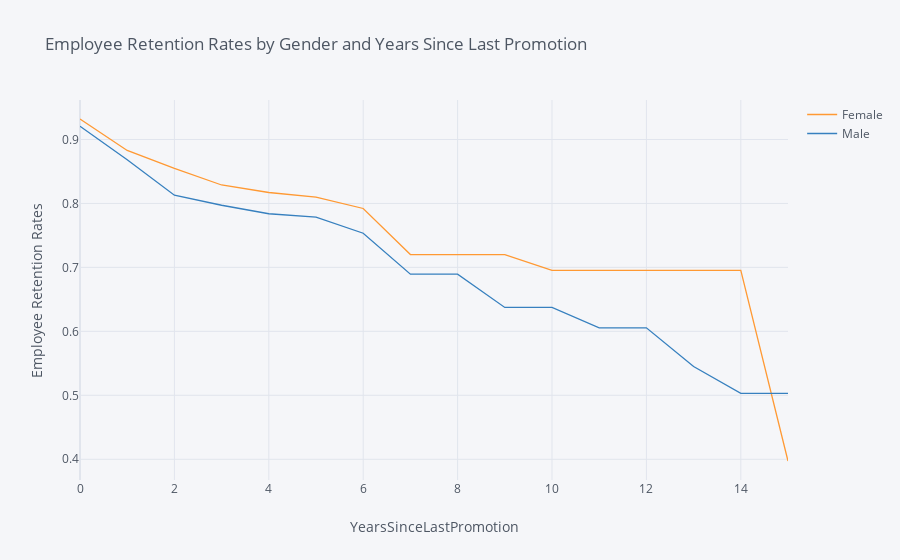

Notebook code for this chart:
### Markdown cell above
## 3. Let's look at retention rate by gender from a third perspective - the number of years since the employee's last promotion. Generate and plot a survival curve showing this.

### Code cell
rates = survival(data, 'Gender','YearsSinceLastPromotion', 'Attrition')

rates.iplot(kind='line', xTitle='YearsSinceLastPromotion', yTitle='Employee Retention Rates',
            title='Employee Retention Rates by Gender and Years Since Last Promotion')

### Figure 1 — Plotly figure (JSON) as saved in the notebook; plotly's stock layout.template omitted (floating-point values rounded to 4 significant figures)
{"data": [{"line": {"color": "rgba(255, 153, 51, 1.0)", "dash": "solid", "shape": "linear", "width": 1.3}, "mode": "lines", "name": "Female", "text": "", "type": "scatter", "x": [0, 1, 2, 3, 4, 5, 6, 7, 8, 9, 10, 11, 12, 13, 14, 15], "y": [0.932, 0.8828, 0.8547, 0.8288, 0.817, 0.8099, 0.7921, 0.7201, 0.7201, 0.7201, 0.6952, 0.6952, 0.6952, 0.6952, 0.6952, 0.3973]}, {"line": {"color": "rgba(55, 128, 191, 1.0)", "dash": "solid", "shape": "linear", "width": 1.3}, "mode": "lines", "name": "Male", "text": "", "type": "scatter", "x": [0, 1, 2, 3, 4, 5, 6, 7, 8, 9, 10, 11, 12, 13, 14, 15], "y": [0.9206, 0.8684, 0.8128, 0.7971, 0.7838, 0.7785, 0.7534, 0.6894, 0.6894, 0.6374, 0.6374, 0.6055, 0.6055, 0.5449, 0.503, 0.503]}], "layout": {"legend": {"bgcolor": "#F5F6F9", "font": {"color": "#4D5663"}}, "paper_bgcolor": "#F5F6F9", "plot_bgcolor": "#F5F6F9", "title": {"font": {"color": "#4D5663"}, "text": "Employee Retention Rates by Gender and Years Since Last Promotion"}, "xaxis": {"gridcolor": "#E1E5ED", "showgrid": true, "tickfont": {"color": "#4D5663"}, "title": {"font": {"color": "#4D5663"}, "text": "YearsSinceLastPromotion"}, "zerolinecolor": "#E1E5ED"}, "yaxis": {"gridcolor": "#E1E5ED", "showgrid": true, "tickfont": {"color": "#4D5663"}, "title": {"font": {"color": "#4D5663"}, "text": "Employee Retention Rates"}, "zerolinecolor": "#E1E5ED"}}}
